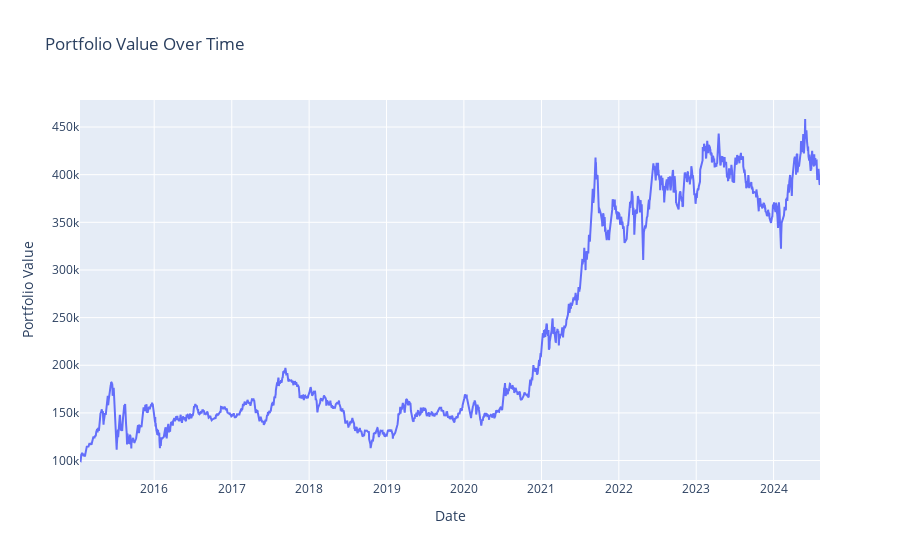

Here is the notebook cell this chart was saved with:
### Code cell
# Interactive Plot for Portfolio Value
fig = go.Figure()
fig.add_trace(go.Scatter(x=dates, y=portfolio_values, mode='lines', name='Portfolio Value'))
fig.update_layout(title='Portfolio Value Over Time', xaxis_title='Date', yaxis_title='Portfolio Value')
fig.show()

### Figure 1 — Plotly figure (JSON) as saved in the notebook; plotly's stock layout.template omitted (floating-point values rounded to 4 significant figures; data arrays with more than 128 entries replaced by an {"elided": "..."} marker saying what was removed)
{"data": [{"mode": "lines", "name": "Portfolio Value", "type": "scatter", "x": {"elided": "2323 str values"}, "y": {"elided": "2323 float values"}}], "layout": {"title": {"text": "Portfolio Value Over Time"}, "xaxis": {"title": {"text": "Date"}}, "yaxis": {"title": {"text": "Portfolio Value"}}}}
